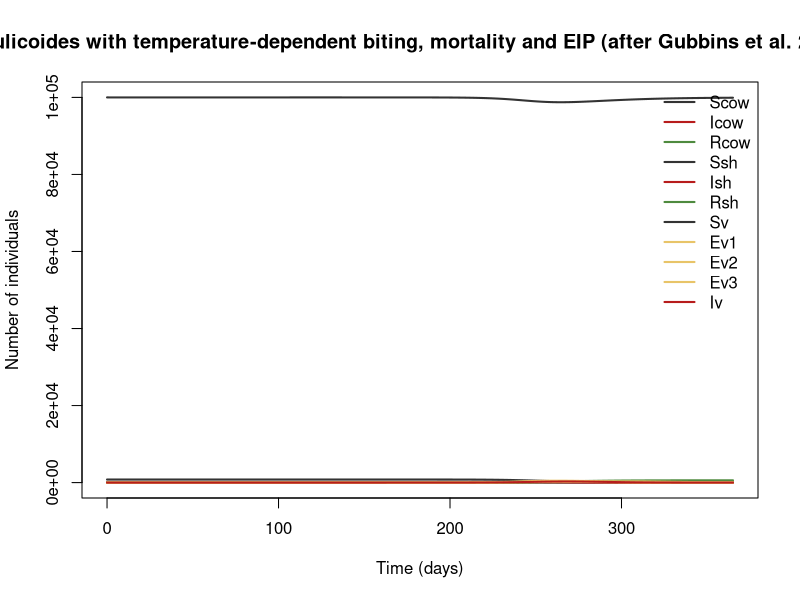

R code for this plot:
## Bluetongue: cattle + sheep + Culicoides with temperature-dependent biting, mortality and EIP (after Gubbins et al. 2008) [STRUCTURE-FROM-RECALL]
## Bluetongue virus (BTV-8), northern Europe / UK.
## Parameter values: 0 of 10 checked against the source; the rest are recalled or illustrative.
## Reference: Gubbins S, Carpenter S, Baylis M, Wood JLN, Mellor PS (2008). Assessing the risk of bluetongue to UK livestock: uncertainty and sensitivity analyses of a temperature-dependent model for the basic reproduction number. J R Soc Interface 5(20):363–371.…
## Source: https://doi.org/10.1098/rsif.2007.1110
##
## Generated from a compartmental model diagram (model format v1).
## Regenerating from the same diagram always gives this exact file.
##
## Compartments: Scow, Icow, Rcow, Ssh, Ish, Rsh, Sv, Ev1, Ev2, Ev3, Iv
## Flows (time unit: days):
##   Scow -> Icow      : lam_cow * Scow
##   Icow -> Rcow      : r_cow * Icow
##   Ssh -> Ish        : lam_sh * Ssh
##   Ish -> Rsh        : r_sh * Ish
##   Ish -> (outside)  : d_sh * Ish
##   (outside) -> Sv   : mu_v * Nv
##   Sv -> Ev1         : lam_v * Sv
##   Ev1 -> Ev2        : 3 * nu_eip * Ev1
##   Ev2 -> Ev3        : 3 * nu_eip * Ev2
##   Ev3 -> Iv         : 3 * nu_eip * Ev3
##   Sv -> (outside)   : mu_v * Sv
##   Ev1 -> (outside)  : mu_v * Ev1
##   Ev2 -> (outside)  : mu_v * Ev2
##   Ev3 -> (outside)  : mu_v * Ev3
##   Iv -> (outside)   : mu_v * Iv

library(deSolve)

# ---- Time ------------------------------------------------------------
times <- seq(0, 365, by = 0.5)  # days

# ---- Parameters ------------------------------------------------------
parameters <- c(
  T_mean = 15,     # illustrative (°C)
  T_amp = 7,       # illustrative (°C)
  t_shift = 110,   # sets the temperature peak in mid-July (day)
  b_vh = 0.9,      # vector → host per-bite probability
  p_hv = 0.05,     # host → vector per-bite probability (recalled range 0.01–0.15)
  phi_c = 0.75,    # biting preference weight for cattle (illustrative)
  r_cow = 0.0485,  # 1/20.6 d cattle viraemia (recalled) (1/day)
  r_sh = 0.0625,   # 1/16 d sheep viraemia (recalled) (1/day)
  d_sh = 0.006,    # BTV-induced sheep death (illustrative) (1/day)
  k_eip = 3        # EIP stages (fixed in the flows)
)

# ---- Initial conditions ----------------------------------------------
state <- c(
  Scow = 199,   # susceptible cattle
  Icow = 1,     # infected cattle
  Rcow = 0,     # recovered cattle
  Ssh = 800,    # susceptible sheep
  Ish = 0,      # infected sheep
  Rsh = 0,      # recovered sheep
  Sv = 100000,  # susceptible Culicoides
  Ev1 = 0,      # EIP stage 1
  Ev2 = 0,      # EIP stage 2
  Ev3 = 0,      # EIP stage 3
  Iv = 0        # infectious midges
)

# ---- Model equations -------------------------------------------------
bluetongue_gubbins2008_model <- function(t, state, parameters) {
  with(as.list(c(state, parameters)), {
    # Total population
    N <- Scow + Icow + Rcow + Ssh + Ish + Rsh

    # Derived quantities
    Temp <- T_mean + T_amp * sin(2 * 3.14159265 * (t - t_shift) / 365)                # daily temperature (°C)
    a_bite <- pmax(0.0002 * Temp * (Temp - 3.7) * pmax(41.9 - Temp, 0)^(1 / 2.7), 0)  # biting rate (1/day)
    mu_v <- 0.009 * exp(0.16 * Temp)                                                  # midge mortality (1/day)
    nu_eip <- pmax(0.018 * (Temp - 13.4), 0)                                          # EIP completion rate (1/day)
    Ncow <- Scow + Icow + Rcow
    Nsh <- Ssh + Ish + Rsh
    Nv <- Sv + Ev1 + Ev2 + Ev3 + Iv
    Hw <- phi_c * Ncow + (1 - phi_c) * Nsh                                            # preference-weighted host total
    lam_cow <- a_bite * b_vh * phi_c * Iv / Hw                                        # cattle force of infection
    lam_sh <- a_bite * b_vh * (1 - phi_c) * Iv / Hw                                   # sheep force of infection
    lam_v <- a_bite * p_hv * (phi_c * Icow + (1 - phi_c) * Ish) / Hw                  # midge force of infection

    # Rates of change
    dScow <- -lam_cow * Scow
    dIcow <- lam_cow * Scow - r_cow * Icow
    dRcow <- r_cow * Icow
    dSsh <- -lam_sh * Ssh
    dIsh <- lam_sh * Ssh - r_sh * Ish - d_sh * Ish
    dRsh <- r_sh * Ish
    dSv <- mu_v * Nv - lam_v * Sv - mu_v * Sv
    dEv1 <- lam_v * Sv - 3 * nu_eip * Ev1 - mu_v * Ev1
    dEv2 <- 3 * nu_eip * Ev1 - 3 * nu_eip * Ev2 - mu_v * Ev2
    dEv3 <- 3 * nu_eip * Ev2 - 3 * nu_eip * Ev3 - mu_v * Ev3
    dIv <- 3 * nu_eip * Ev3 - mu_v * Iv

    list(c(dScow, dIcow, dRcow, dSsh, dIsh, dRsh, dSv, dEv1, dEv2, dEv3, dIv))
  })
}

# ---- Solve -----------------------------------------------------------
out <- ode(y = state, times = times, func = bluetongue_gubbins2008_model, parms = parameters)
out <- as.data.frame(out)

# ---- Plot ------------------------------------------------------------
compartment_cols <- c(Scow = "#333333", Icow = "#B71C1C", Rcow = "#4E8A3E", Ssh = "#333333", Ish = "#B71C1C", Rsh = "#4E8A3E", Sv = "#333333", Ev1 = "#E8C468", Ev2 = "#E8C468", Ev3 = "#E8C468", Iv = "#B71C1C")
matplot(out$time, out[, names(compartment_cols)], type = "l", lty = 1, lwd = 2,
        col = compartment_cols, xlab = "Time (days)", ylab = "Number of individuals",
        main = "Bluetongue: cattle + sheep + Culicoides with temperature-dependent biting, mortality and EIP (after Gubbins et al. 2008) [STRUCTURE-FROM-RECALL]")
legend("topright", legend = names(compartment_cols), col = compartment_cols,
       lty = 1, lwd = 2, bty = "n")
